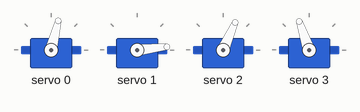
Bench run of a sketch on a simulated Arduino Uno, built with avr-gcc and run on an emulated ATmega328P. Shown: 4 × servo.

Above: at 3.05 s.
At 4.75 s:
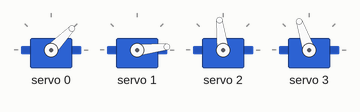
At 6.45 s:
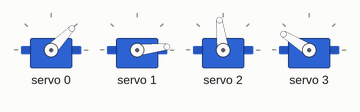
At 9.9 s:
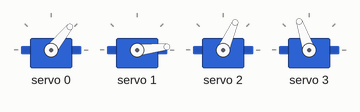
At 13.35 s:
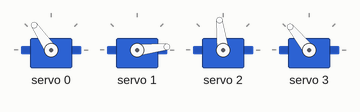
At 16.8 s:
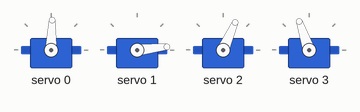
Timing chart, 0 to 21.3 s (numbered marks = the images above):
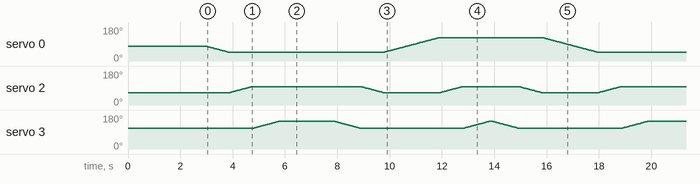

The sketch:

arm.ino
```cpp
#include <Wire.h>
#include <Adafruit_PWMServoDriver.h>

Adafruit_PWMServoDriver srituhobby = Adafruit_PWMServoDriver();

#define servo1 0
#define servo2 1
#define servo3 2
#define servo4 3


void setup() {
  Serial.begin(9600);
  srituhobby.begin();
  srituhobby.setPWMFreq(60);
  srituhobby.setPWM(servo1, 0, 330);
  srituhobby.setPWM(servo2, 0, 150);
  srituhobby.setPWM(servo3, 0, 300);
  srituhobby.setPWM(servo4, 0, 410);
  delay(3000);
}

void loop() {

  for (int S1value = 330; S1value >= 250; S1value--) {
    srituhobby.setPWM(servo1, 0, S1value);
    delay(10);
  }

  for (int S2value = 150; S2value <= 20; S2value--) {
    srituhobby.setPWM(servo2, 0, S2value);
    delay(10);
  }

  for (int S3value = 300; S3value <= 380; S3value++) {
    srituhobby.setPWM(servo3, 0, S3value);
    delay(10);
  }

  for (int S4value = 410; S4value <= 510; S4value++) {
    srituhobby.setPWM(servo4, 0, S4value);
    delay(10);
  }
  ////////////////////////
  delay(2000);
  for (int S4value = 510; S4value > 410; S4value--) {
    srituhobby.setPWM(servo4, 0, S4value);
    delay(10);
  }

  for (int S3value = 380; S3value > 300; S3value--) {
    srituhobby.setPWM(servo3, 0, S3value);
    delay(10);
  }

  for (int S2value = 20; S2value > 150; S2value++) {
    srituhobby.setPWM(servo2, 0, S2value);
    delay(10);
  }

  for (int S1value = 250; S1value < 450; S1value++) {
    srituhobby.setPWM(servo1, 0, S1value);
    delay(10);
  }
  //////////////////////
  for (int S2value = 150; S2value <= 20; S2value--) {
    srituhobby.setPWM(servo2, 0, S2value);
    delay(10);
  }

  for (int S3value = 300; S3value <= 380; S3value++) {
    srituhobby.setPWM(servo3, 0, S3value);
    delay(10);
  }

  for (int S4value = 410; S4value <= 510; S4value++) {
    srituhobby.setPWM(servo4, 0, S4value);
    delay(10);
  }

  for (int S4value = 510; S4value > 410; S4value--) {
    srituhobby.setPWM(servo4, 0, S4value);
    delay(10);
  }
  ///////////////////
  for (int S3value = 380; S3value > 300; S3value--) {
    srituhobby.setPWM(servo3, 0, S3value);
    delay(10);
  }

  for (int S2value = 20; S2value > 150; S2value++) {
    srituhobby.setPWM(servo2, 0, S2value);
    delay(10);
  }

  for (int S1value = 450; S1value > 330; S1value--) {
    srituhobby.setPWM(servo1, 0, S1value);
    delay(10);
  }
}
```

Measured:
- by itself, servo 2: moves between 66° and 97°, repeating every 14.1 s
- by itself, servo 3: moves between 109° and 148°, repeating every 14.1 s
